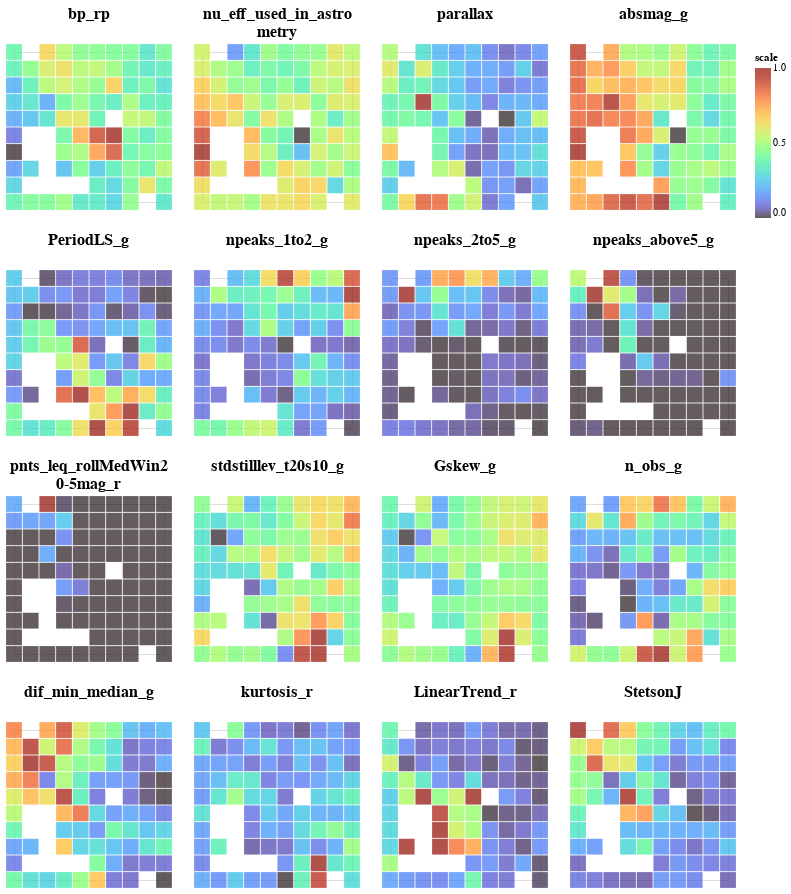

Write notebook code for a chart like this one.
### Code cell
def plot_factor_map2(df_map, title='Factor Map',fig_size=(150,150),node_size=1):
    #df_map['size']=df_map['size']*node_size
    return alt.Chart(df_map).mark_square().encode(
        x=alt.X('x1',axis=None),
        y=alt.Y('x2',axis=None),
        color=alt.Color('scale:Q',
                        scale=alt.Scale(scheme='turbo')),
        size=alt.value(250),
        tooltip=['x1','x2','scale:Q'],
        #opacity='density'
    ).properties(title=title, width=fig_size[0], height=fig_size[1])

# Select subset of columns

varnames_g = ['Amplitude_g','dif_min_median_g','dif_min_median_g','npeaks_1to2_g','npeaks_2to5_g',
            'npeaks_above5_g','Eta_e_g','CAR_sigma_g','Freq1_harmonics_amplitude_0_g','Skew_g',
            'LinearTrend_g','freq_pwr_max_g','Std_g','MedianAbsDev_g','stdstilllev_t20s10_g',
            'Mean_g','min_mag_g','n_obs_g'
            ]
# Remove _g and add _r
varnames_r = [v.replace('_g','_r') for v in varnames_g]

# Colour and Gaia features
varnames_gaia = ['parallax','pm','clr_mean','clr_bright','bp_rp','bp_g','g_rp','StetsonJ','StetsonL']

# NAM varnames
varnames_nam = ['bp_rp','nu_eff_used_in_astrometry','parallax','absmag_g',
                'PeriodLS_g','npeaks_1to2_g','npeaks_2to5_g','npeaks_above5_g',
                'pnts_leq_rollMedWin20-5mag_r','stdstilllev_t20s10_g','Gskew_g','n_obs_g',
                'dif_min_median_g','kurtosis_r','LinearTrend_r','StetsonJ']


# varnames = selected
var = 0
feature_list = varnames_nam

# %%
chart = alt.vconcat().configure_title(fontSize=16,fontWeight='bold')
count = 0
count = 0
new_line = '\n'
for rr in range(100):
    row = alt.hconcat()
    for cc in range(4):
        if var<len(feature_list):
            idx_X_set = X_cols.index(feature_list[var])
            row |= plot_factor_map2(
                factor_map(gtm_model, X_set.iloc[:,idx_X_set]),
                title=[feature_list[var][0:20], feature_list[var][20:34]])
            var = var + 1
    chart &= row

chart
